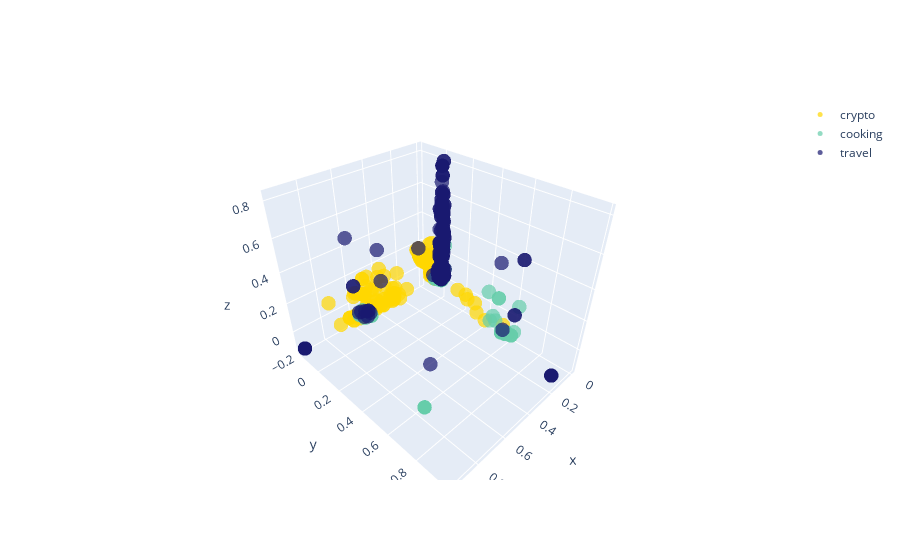
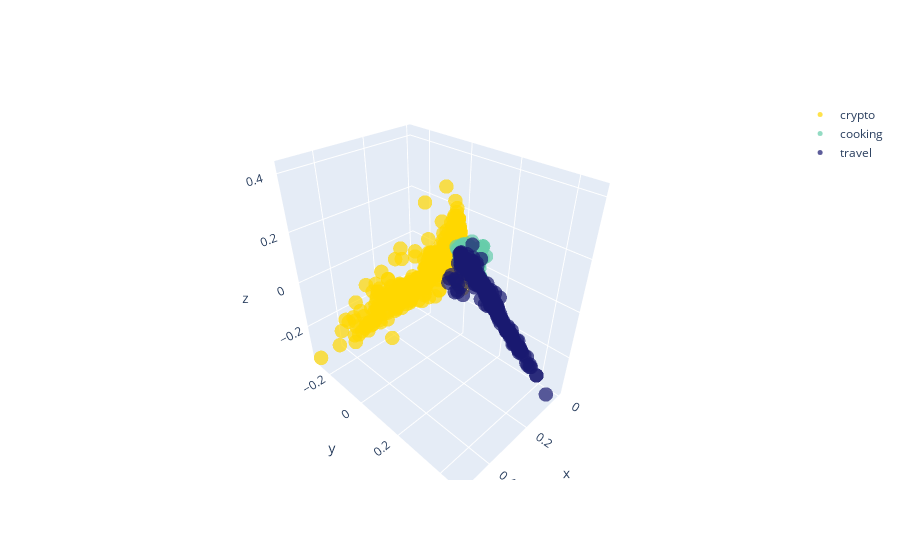

Source (notebook cell) for these figures, in order:
### Markdown cell above
Insert here your answer to Question 2

### Code cell
"""
CELL N°5 : TFIDF MATRIX VISUALIZATION
[To do] Apply PCA on both X50 and XFull. Keep the 3 most relevant PCA components (or new features) to reduce
        the dimensionality of the two data matrices. Then, plot the samples in the coordinate space of the 3 most 
        relevant components with the groupVisualization function. 
"""

import plotly as py
import plotly.graph_objs as go
from plotly.offline import init_notebook_mode, iplot
init_notebook_mode(connected=True)


from sklearn.decomposition import TruncatedSVD

""" -----------------------------------------------------------------------------------------
3D Vizualisation of samples (color depends on the real topic = Ground Truth)
INPUT : 
    - data: intitial data dictionnary
    - X [Mx3]: data coordinates (in low dimensional space) after PCA
    - (lessPoitns=False. If True, Display a random subset of points instead of the entire documents samples.
    You can change it if you observe memory issues with your computer of very slow interractivity with the plot.)
----------------------------------------------------------------------------------------- """ 

def groupVisualization(data, X, lessPoints=True):
    colors      = iter(['gold','mediumaquamarine','midnightblue'])
    all_3dplots = []
    start       = 0
    for label in data: 
        if lessPoints:     # Plot only a random subset of points
            selectedPoints = np.random.choice(len(data[label]['title']), 1000) + start 
        else:              # Display all points 
            selectedPoints = range(start, start+ len(data[label]['title']) )
        temp_cluster3d = go.Scatter3d(
                                x = X[selectedPoints,0],
                                y = X[selectedPoints,1],
                                z = X[selectedPoints,2],
                                mode = 'markers',
                                opacity = 0.7,
                                name = label,
                                marker = dict(
                                            size = 5,
                                            color = next(colors)
                                )
        )
        start += len(data[label]['title'])
        all_3dplots.append(temp_cluster3d)
    fig_3d = go.Figure(data = all_3dplots)
    iplot(fig_3d)
    
#On définie l'outil qu'on utilisera pour tronquer en d 
svd = TruncatedSVD(n_components=3,n_iter=5)
XFullTransf = svd.fit_transform(XFull)
X50Transf = svd.fit_transform(X50)


print('-'*75 + '\n', "Visualization of X50 \n", '-'*75 + '\n')
groupVisualization(data, X50Transf) # We can do better than X50[:,0:3], OH yes we did

print('-'*75 + '\n', "Visualization of XFull \n", '-'*75 + '\n')
groupVisualization(data, XFullTransf) # We can do better than XFull[:,0:3], Oh yes we did

### Figure 1 — Plotly figure (JSON) as saved in the notebook; plotly's stock layout.template omitted (floating-point values rounded to 4 significant figures; data arrays with more than 128 entries replaced by an {"elided": "..."} marker saying what was removed)
{"data": [{"marker": {"color": "gold", "size": 5}, "mode": "markers", "name": "crypto", "opacity": 0.7, "type": "scatter3d", "x": {"elided": "1000 float values"}, "y": {"elided": "1000 float values"}, "z": {"elided": "1000 float values"}}, {"marker": {"color": "mediumaquamarine", "size": 5}, "mode": "markers", "name": "cooking", "opacity": 0.7, "type": "scatter3d", "x": {"elided": "1000 float values"}, "y": {"elided": "1000 float values"}, "z": {"elided": "1000 float values"}}, {"marker": {"color": "midnightblue", "size": 5}, "mode": "markers", "name": "travel", "opacity": 0.7, "type": "scatter3d", "x": {"elided": "1000 float values"}, "y": {"elided": "1000 float values"}, "z": {"elided": "1000 float values"}}], "layout": {}}

### Figure 2 — Plotly figure (JSON) as saved in the notebook; plotly's stock layout.template omitted (floating-point values rounded to 4 significant figures; data arrays with more than 128 entries replaced by an {"elided": "..."} marker saying what was removed)
{"data": [{"marker": {"color": "gold", "size": 5}, "mode": "markers", "name": "crypto", "opacity": 0.7, "type": "scatter3d", "x": {"elided": "1000 float values"}, "y": {"elided": "1000 float values"}, "z": {"elided": "1000 float values"}}, {"marker": {"color": "mediumaquamarine", "size": 5}, "mode": "markers", "name": "cooking", "opacity": 0.7, "type": "scatter3d", "x": {"elided": "1000 float values"}, "y": {"elided": "1000 float values"}, "z": {"elided": "1000 float values"}}, {"marker": {"color": "midnightblue", "size": 5}, "mode": "markers", "name": "travel", "opacity": 0.7, "type": "scatter3d", "x": {"elided": "1000 float values"}, "y": {"elided": "1000 float values"}, "z": {"elided": "1000 float values"}}], "layout": {}}
